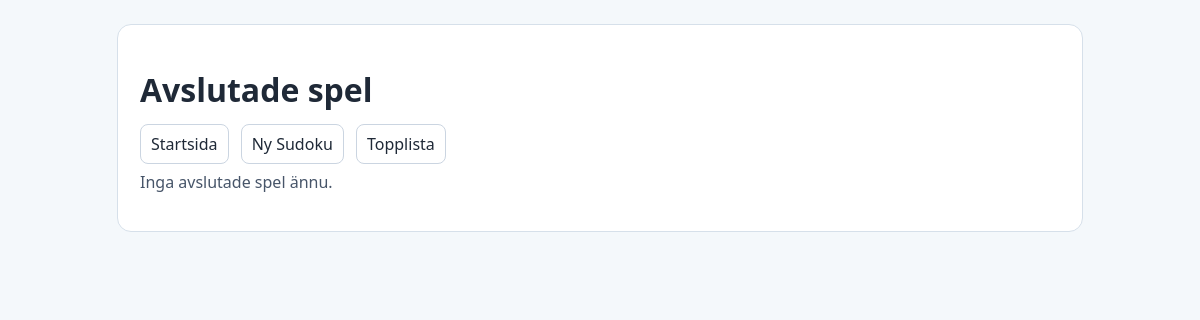
The page /completed on the database as committed earlier.
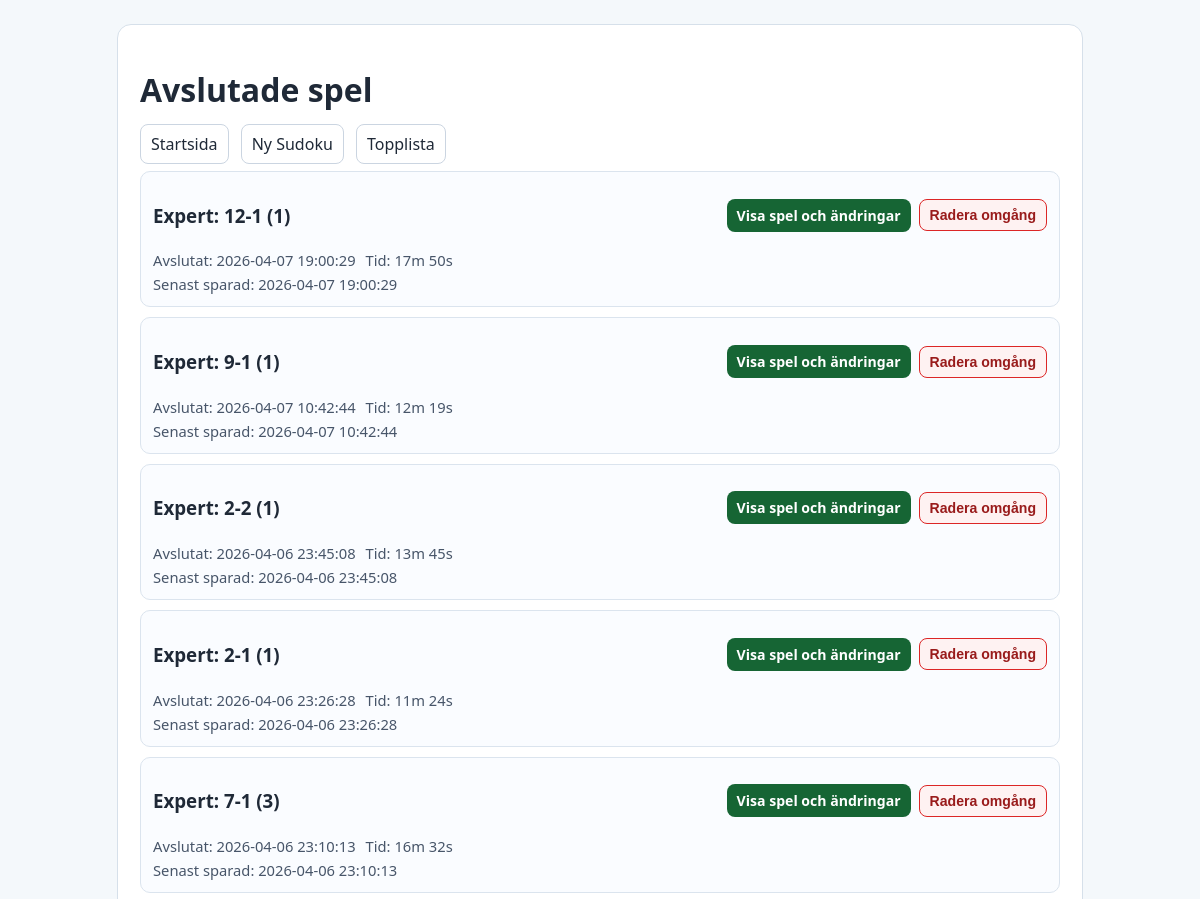
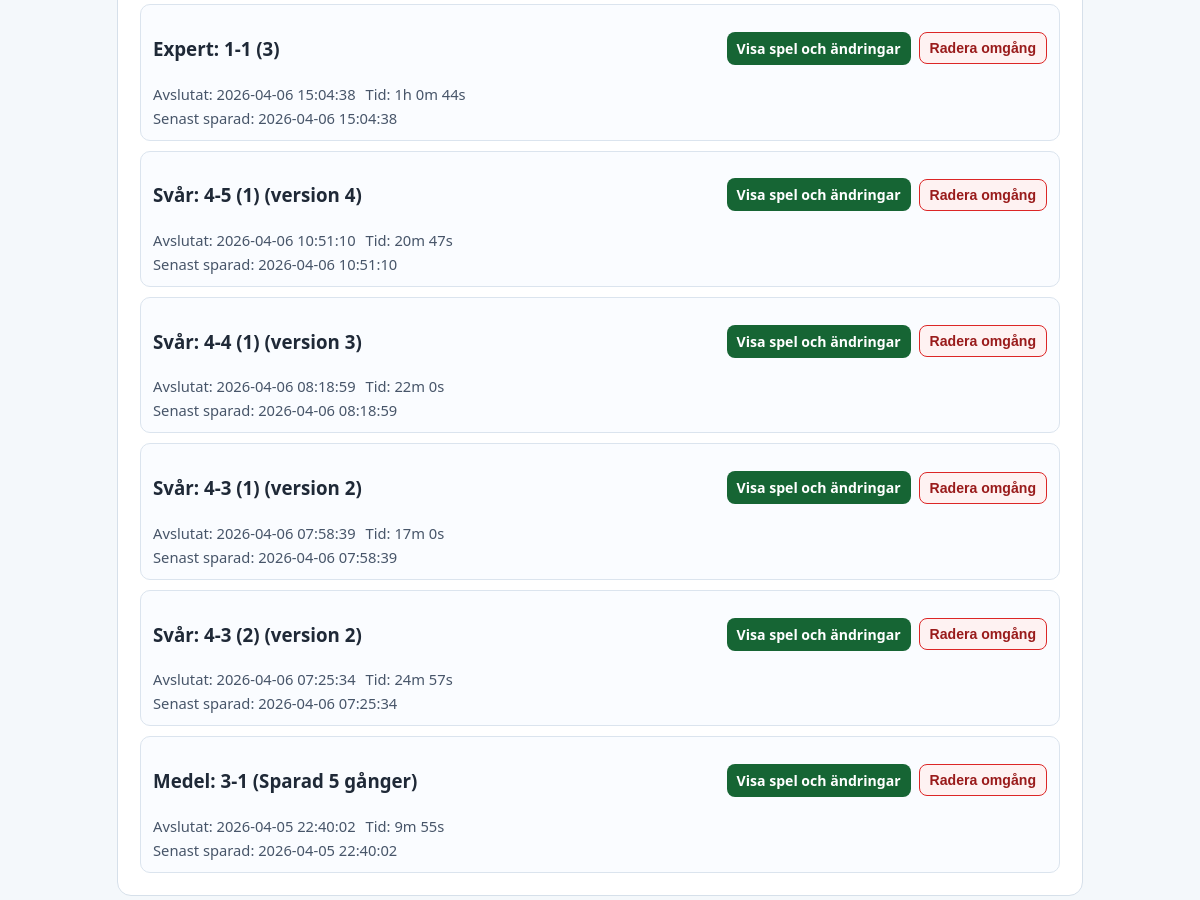
The same page on the database as committed later (2 pictures, top to bottom).
### tables this page shows
CREATE TABLE "sudoku_games" (
                    id INTEGER PRIMARY KEY AUTOINCREMENT,
                    title TEXT NOT NULL,
                    difficulty TEXT NOT NULL,
                    grid_json TEXT NOT NULL,
                    created_at TEXT NOT NULL DEFAULT CURRENT_TIMESTAMP
                , game_type TEXT NOT NULL DEFAULT 'base', elapsed_seconds INTEGER NOT NULL DEFAULT 0, source_game_id INTEGER, session_number INTEGER NOT NULL DEFAULT 0, save_count INTEGER NOT NULL DEFAULT 0, notes_json TEXT NOT NULL DEFAULT '[]', updated_at TEXT, completed_at TEXT, solution_json TEXT);

### app/routes.py (the view)
@bp.route("/completed")
def completed_games():
    games_data = list_completed_games(current_app.config["DATABASE_PATH"], limit=200)
    return render_template("completed_games.html", games=games_data)

### app/__init__.py (called while the page is built)
def create_app() -> Flask:
    app = Flask(__name__)
    app.config["SECRET_KEY"] = os.environ.get("SECRET_KEY", "dev-secret-change-me")
    os.makedirs(app.instance_path, exist_ok=True)
    app.config["DATABASE_PATH"] = os.path.join(app.instance_path, "sudoku.db")
    init_db(app.config["DATABASE_PATH"])
    def format_elapsed_seconds(seconds):
        seconds = int(seconds or 0)
        hours = seconds // 3600
        minutes = (seconds % 3600) // 60
        secs = seconds % 60
        if hours > 0:
            return f"{hours}h {minutes}m {secs}s"
        return f"{minutes}m {secs}s"
    app.jinja_env.filters['format_time'] = format_elapsed_seconds
    from .routes import bp
    app.register_blueprint(bp)
    return app

### app/storage.py (called while the page is built)
def get_connection(database_path: str) -> sqlite3.Connection:
    conn = sqlite3.connect(database_path)
    conn.row_factory = sqlite3.Row
    return conn

def _normalize_game_title(
    conn: sqlite3.Connection, game: dict[str, Any]
) -> dict[str, Any]:
    if game.get("game_type") == "ongoing":
        title = str(game.get("title") or "")
        game["title"] = re.sub(r"\(Sparad\s+(\d+)\s+ganger\)", r"(\1)", title)
    return game

### app/templates/completed_games.html (shortened to what this page needs)
<!doctype html>
<html lang="sv">
<head>
</head>
<body>
  <main class="wrap">
    <h1>Avslutade spel</h1>
    <p>
      <a class="top-link" href="{{ url_for('main.index') }}">Startsida</a>
      <a class="top-link" href="{{ url_for('main.games') }}">Ny Sudoku</a>
      <a class="top-link" href="{{ url_for('main.leaderboard') }}">Topplista</a>
    </p>
    {% set difficulty_labels = {'latt': 'Lätt', 'medel': 'Medel', 'svar': 'Svår', 'expert': 'Expert'} %}
    {% if games %}
      {% for game in games %}
        <article class="game">
          <div class="game-head">
            <h3>{{ difficulty_labels.get(game.difficulty, game.difficulty|capitalize) }}: {{ game.title }}</h3>
            <div class="actions">
              <a class="view-link" href="{{ url_for('main.completed_game_detail', game_id=game.id) }}">Visa spel och ändringar</a>
              <form method="post" action="{{ url_for('main.delete_completed_game', game_id=game.id) }}" onsubmit="return confirm('Radera denna avslutade omgång?');">
                <button type="submit" class="delete-btn">Radera omgång</button>
              </form>
            </div>
          </div>
          <div class="meta">
            <span>Avslutat: {{ game.completed_at }}</span>
            <span>Tid: {{ game.elapsed_seconds|format_time }}</span>
          </div>
          <div class="meta">
            <span>Senast sparad: {{ game.updated_at }}</span>
          </div>
        </article>
      {% endfor %}
    {% else %}
      <p class="empty">Inga avslutade spel ännu.</p>
    {% endif %}
  </main>
</body>
</html>

Rows that differ between the two databases and show on the page:
added sudoku_games: get "Expert", title "12-1 (1)", completed_at "2026-04-07 19:00:29", elapsed_seconds "17m 50s", updated_at "2026-04-07 19:00:29"
added sudoku_games: get "Expert", title "9-1 (1)", completed_at "2026-04-07 10:42:44", elapsed_seconds "12m 19s", updated_at "2026-04-07 10:42:44"
added sudoku_games: get "Expert", title "2-2 (1)", completed_at "2026-04-06 23:45:08", elapsed_seconds "13m 45s", updated_at "2026-04-06 23:45:08"
added sudoku_games: get "Expert", title "2-1 (1)", completed_at "2026-04-06 23:26:28", elapsed_seconds "11m 24s", updated_at "2026-04-06 23:26:28"
added sudoku_games: get "Expert", title "7-1 (3)", completed_at "2026-04-06 23:10:13", elapsed_seconds "16m 32s", updated_at "2026-04-06 23:10:13"
added sudoku_games: get "Expert", title "1-1 (3)", completed_at "2026-04-06 15:04:38", elapsed_seconds "1h 0m 44s", updated_at "2026-04-06 15:04:38"
added sudoku_games: get "Svår", title "4-5 (1) (version 4)", completed_at "2026-04-06 10:51:10", elapsed_seconds "20m 47s", updated_at "2026-04-06 10:51:10"
added sudoku_games: get "Svår", title "4-4 (1) (version 3)", completed_at "2026-04-06 08:18:59", elapsed_seconds "22m 0s", updated_at "2026-04-06 08:18:59"
added sudoku_games: get "Svår", title "4-3 (1) (version 2)", completed_at "2026-04-06 07:58:39", elapsed_seconds "17m 0s", updated_at "2026-04-06 07:58:39"
added sudoku_games: get "Svår", title "4-3 (2) (version 2)", completed_at "2026-04-06 07:25:34", elapsed_seconds "24m 57s", updated_at "2026-04-06 07:25:34"
added sudoku_games: get "Medel", title "3-1 (Sparad 5 gånger)", completed_at "2026-04-05 22:40:02", elapsed_seconds "9m 55s", updated_at "2026-04-05 22:40:02"
Other text that changed with them:
text no longer shown: "Inga avslutade spel ännu."
